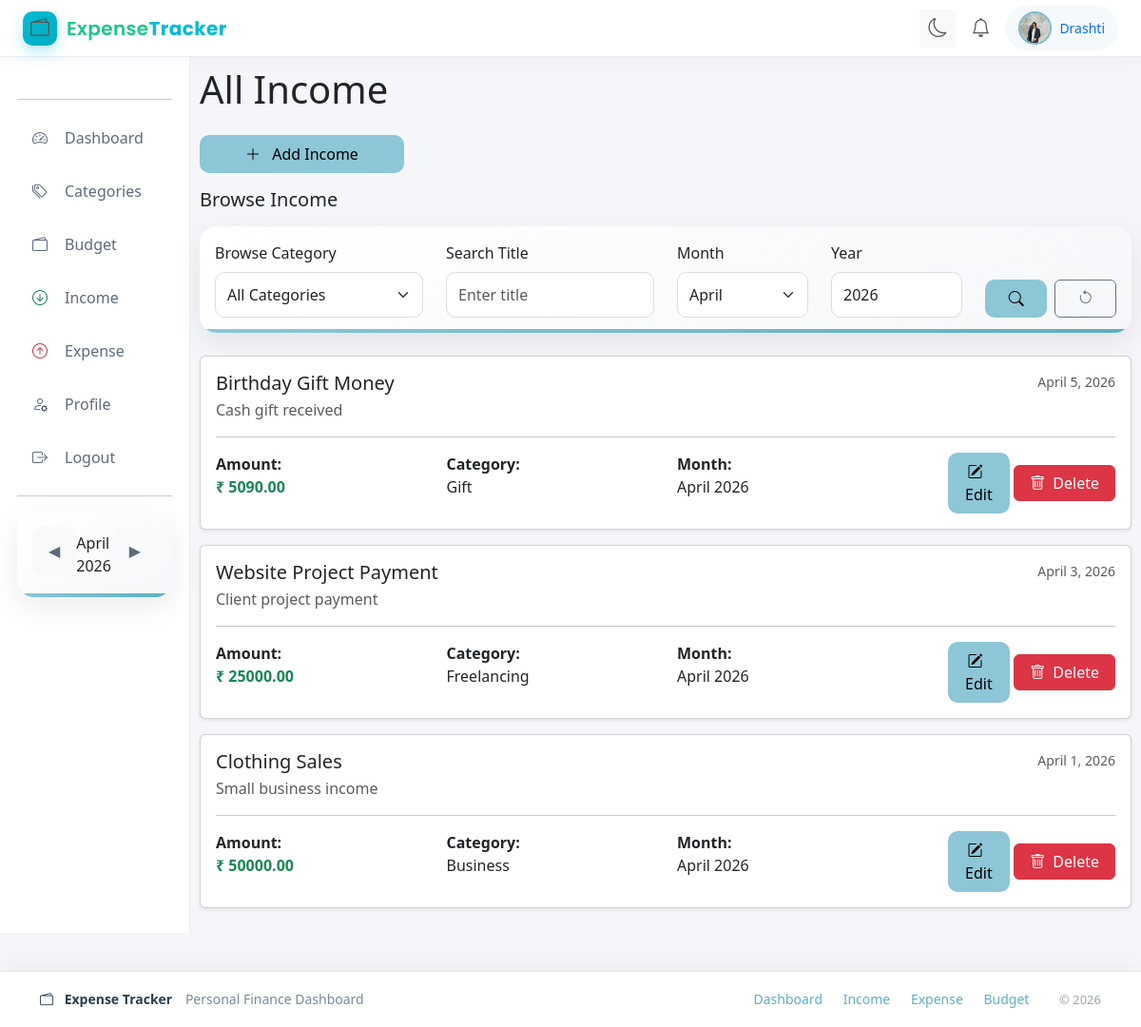
The app's page /income (signed in) with its own data.
### accounts/models.py (models this page shows, shortened)
class Profile(models.Model):
    user = models.OneToOneField(User, on_delete=models.CASCADE)
    profile_pic = models.ImageField(
        upload_to="profile_pics/",
        default="profile_pics/default.png"
    )
    dob = models.DateField(null=True, blank=True)
    phone = models.CharField(max_length=15, blank=True)
    bio = models.TextField(blank=True)

### tracker/models.py (models this page shows, shortened)
class Income(models.Model):
    user = models.ForeignKey(User, on_delete=models.CASCADE)
    category = models.ForeignKey(Categories, on_delete=models.CASCADE)
    title = models.CharField(max_length=200)
    amount = models.DecimalField(max_digits=10, decimal_places=2)
    date = models.DateField()
    description = models.TextField(blank=True,null=True)
    created_at = models.DateTimeField(auto_now_add=True)

class Categories(models.Model):
    user = models.ForeignKey(User, on_delete=models.CASCADE)
    name = models.CharField(max_length=100)
    TYPE_CHOICES = (
        ('income', 'Income'),
        ('expense', 'Expense'),
    )
    type=models.CharField(max_length=10, choices=TYPE_CHOICES)

### tracker/views.py (the view)
# urls.py: path('income', views.view_income, name='view_income'),
@login_required(login_url='login')
def view_income(request):
    month, year = get_month_year(request)
    incomes = Income.objects.filter(user=request.user)
    categories = Categories.objects.filter(user=request.user, type='income')
    months = [(i, calendar.month_name[i]) for i in range(1, 13)]
    category = request.GET.get('category') or ""
    title = request.GET.get('title') or ""
    month_param = request.GET.get('month')
    year_param = request.GET.get('year')
    if category:
        incomes = incomes.filter(category_id=int(category))
    if title:
        incomes = incomes.filter(title__icontains=title)
    if month_param is not None and month_param not in ["None"]:
        if month_param == "":
            month_num_filter = None  # ALL months
        else:
            month_num_filter = int(month_param)
            incomes = incomes.filter(date__month=month_num_filter)
    else:
        month_num_filter = month  # current month
        incomes = incomes.filter(date__month=month_num_filter)
    if year_param and year_param not in ["", "None"]:
        try:
            year_filter = int(year_param)
        except ValueError:
            year_filter = year
    else:
        year_filter = year
    incomes = incomes.filter(date__year=year_filter)
    incomes = incomes.order_by('-date')
    context = {
        "incomes": incomes,
        "categories": categories,
        "months": months,
        "selected_category": category,
        "selected_title": title,
        "selected_month": month_num_filter,
        "selected_year": year_filter,
        "month_name": calendar.month_name[month_num_filter] if month_num_filter else "All Months",
    }
    return render(request, "view_income.html", context)

### tracker/context_processors.py (called while the page is built)
def global_date(request):
    now = datetime.now()
    return {
        'selected_month': now.month,
        'selected_year': now.year,
        'month_name': now.strftime("%B")
    }

### tracker/views.py (called while the page is built)
def get_month_year(request):
    month = request.GET.get("month")
    year = request.GET.get("year")
    try:
        month = int(month) if month else datetime.now().month
    except ValueError:
        month = datetime.now().month
    try:
        year = int(year) if year else datetime.now().year
    except ValueError:
        year = datetime.now().year
    if month > 12:
        month = 1
        year += 1
    if month < 1:
        month = 12
        year -= 1
    return month, year

### tracker/templates/view_income.html (shortened to what this page needs)
{% extends "base.html" %}
{% block content %}
<h1 class="mb-4">All Income</h1>
<a href="{% url 'add_income' %}" class="btn btn-submit mb-3 w-auto px-5">
    <i class="bi bi-plus-lg me-2"></i>
    Add Income
</a>
<h5 class="mb-3">Browse Income</h5>
<form method="GET" class="card card-custom p-3 mb-4">
<div class="row align-items-end">
<div class="col-md-3">
<label class="form-label">Browse Category</label>
<select name="category" class="form-select">
<option value="">All Categories</option>
</select>
</div>
<div class="col-md-3">
<label class="form-label">Search Title</label>
<input type="text"
name="title"
value="{{ selected_title }}"
class="form-control"
placeholder="Enter title">
</div>
<div class="col-md-2">
<label class="form-label">Month</label>
<select name="month" class="form-select">
{% for m,label in months %}
<option value="{{ m }}"
{% if selected_month|stringformat:"s" == m|stringformat:"s" %}selected{% endif %}>
{{ label }}
</option>
{% endfor %}
</select>
</div>
<div class="col-md-2">
<label class="form-label">Year</label>
<input type="number"
name="year"
value="{{ selected_year }}"
class="form-control"
placeholder="2026">
</div>
<div class="col-md-2 d-flex gap-2">
<button class="btn btn-submit w-50">
<i class="bi bi-search"></i>
</button>
<a href="{% url 'view_income' %}" class="btn btn-outline-secondary w-50">
<i class="bi bi-arrow-counterclockwise"></i>
</a>
</div>
</div>
</form>
{% for income in incomes %}
<div class="card mb-3 shadow-sm">
    <div class="card-body">
        <div class="d-flex justify-content-between">
            <h5 class="card-title mb-1">{{ income.title }}</h5>
            <small class="text-muted">{{ income.date }}</small>
        </div>
        <p class="text-muted">
            {% if income.description %}
            {{ income.description }}
            {% else %}
            No description added.
            {% endif %}
        </p>
        <hr>
        <div class="row">
            <div class="col-md-3">
                <strong>Amount:</strong><br>
                <strong class="text-success">₹ {{ income.amount }}</strong>
            </div>
            <div class="col-md-3">
                <strong>Category:</strong><br>
                {{ income.category.name }}
            </div>
            <div class="col-md-3">
                <strong>Month:</strong><br>
                {{ income.date|date:"F Y" }}
            </div>
            <div class="col-md-3 text-end">
                <button class="btn btn-submit px-3" data-bs-toggle="modal"
                    data-bs-target="#editIncomeModal{{ income.id }}">
                    <i class="bi bi-pencil-square me-2"></i> Edit
                </button>
                 <button class="btn btn-danger px-3" data-bs-toggle="modal"
                    data-bs-target="#deleteIncomeModal{{ income.id }}">
                    <i class="bi bi-trash me-2"></i>Delete
                </button>
            </div>
        </div>
    </div>
</div>
{% empty %}
<p>No income records found.</p>
{% endfor %}
{% endblock %}

### tracker/templates/base.html (shortened to what this page needs)
{% load static %}
<!DOCTYPE html>
<html lang="en">
  <head>
    <link href="https://cdn.jsdelivr.net/npm/bootstrap@5.3.2/dist/css/bootstrap.min.css" rel="stylesheet" />
    <link href="https://cdn.jsdelivr.net/npm/bootstrap-icons@1.11.3/font/bootstrap-icons.css" rel="stylesheet" />
    <link rel="stylesheet" href="{% static 'tracker/css/style.css' %}" />
  </head>
  <body id="theme-body">
    <nav class="topbar">
      <div class="container-fluid d-flex justify-content-between align-items-center px-4">
        <a class="navbar-brand logo-text" href="{% url 'dashboard' %}">
          <span class="logo-icon">
            <i class="bi bi-wallet2"></i>
          </span>
          <span class="logo-name">
            Expense<span class="logo-highlight">Tracker</span>
          </span>
        </a>
        <div class="d-flex align-items-center gap-3">
          <button onclick="toggleTheme()" class="btn btn-sm btn-light"><i id="themeIcon" class="bi bi-moon"></i></button>
          <i class="bi bi-bell fs-5"></i>
          <div class="profile-pill">
            <a href="{% url 'profile' %}" class="profile-link d-flex align-items-center gap-2 text-decoration-none">
            {% if request.user.profile.profile_pic and request.user.profile.profile_pic.url != '/media/profile_pics/default.png' %}
              <img src="{{ request.user.profile.profile_pic.url }}" class="nav-avatar">
            {% else %}
              <div class="nav-avatar-placeholder">
                {{ request.user.first_name|first|upper }}{{ request.user.last_name|first|upper }}
              </div>
            {% endif %}
            <span>{{ request.user.username }}</span>
          </a>
        </div>
        </div>
      </div>
    </nav>
    <div class="container-fluid">
      <div class="row">
        <div class="col-md-2 sidebar">
          <hr />
            <a href="{% url 'dashboard' %}?month={{ selected_month }}&year={{ selected_year }}">
              <i class="bi bi-speedometer2 me-2"></i> Dashboard
            </a>
            <a href="{% url 'view_category' %}">
              <i class="bi bi-tags me-2"></i> Categories
            </a>
            <a href="{% url 'view_budget' %}?month={{ selected_month|default:'' }}&year={{ selected_year|default:'' }}">
              <i class="bi bi-wallet2 me-2"></i> Budget
            </a>
            <a href="{% url 'view_income' %}?month={{ selected_month|default:'' }}&year={{ selected_year|default:'' }}">
              <i class="bi bi-arrow-down-circle me-2 text-success"></i> Income
            </a>
            <a href="{% url 'view_expense' %}?month={{ selected_month|default:'' }}&year={{ selected_year|default:'' }}">
              <i class="bi bi-arrow-up-circle me-2 text-danger"></i> Expense
            </a>
            <a href="{% url 'profile' %}"><i class="bi bi-person-gear me-2"></i> Profile</a>
            <a href="{% url 'logout' %}"><i class="bi bi-box-arrow-right me-2"></i> Logout</a>
          <hr />
          <div class="card card-custom p-3 mb-4">
            <div class="d-flex justify-content-between align-items-center">
    <a class="btn btn-light"
       href="{{ request.path }}?month={% if selected_month == 1 %}12{% else %}{{ selected_month|add:'-1' }}{% endif %}&year={% if selected_month == 1 %}{{ selected_year|add:'-1' }}{% else %}{{ selected_year }}{% endif %}">
       ◀
    </a>
    <p class="mb-0">{{ month_name }} {{ selected_year }}</p>
    <a class="btn btn-light"
       href="{{ request.path }}?month={% if selected_month == 12 %}1{% else %}{{ selected_month|add:'1' }}{% endif %}&year={% if selected_month == 12 %}{{ selected_year|add:'1' }}{% else %}{{ selected_year }}{% endif %}">
       ▶
    </a>
            </div>
          </div>
        </div>
        <div class="col-md-10">
          {% block content %}
          {% endblock %}
        </div>
      </div>
    </div>
    <footer class="footer-glass">
      <div class="container-fluid">
        <div class="row align-items-center">
          <div class="col-md-6">
            <span class="footer-brand">
              <i class="bi bi-wallet2 me-2"></i>
              Expense Tracker
            </span>
            <span class="footer-text">Personal Finance Dashboard</span>
          </div>
          <div class="col-md-6 text-md-end footer-links">
            <a href="{% url 'dashboard' %}">Dashboard</a>
            <a href="{% url 'view_income' %}">Income</a>
            <a href="{% url 'view_expense' %}">Expense</a>
            <a href="{% url 'view_budget' %}">Budget</a>
            <span class="footer-copy">© 2026</span>
          </div>
        </div>
      </div>
    </footer>
  </body>
</html>

### tracker/static/tracker/css/style.css (style rules this page uses)
body { background:#f4f6f9; font-family:'Segoe UI',sans-serif; transition:background .3s ease,color .3s ease; }
.btn-submit { background:#8cc6d7; border:none; padding:8px 18px; border-radius:10px; color:#000; transition:.3s; width:30%; }
.form-control, .form-select { height:48px; border-radius:10px; border:1px solid #ddd; transition:.25s; }
.topbar { height:60px; background:#fff; display:flex; align-items:center; border-bottom:1px solid #e6ebf1; box-shadow:0 4px 15px rgba(0,0,0,.03); position:sticky; top:0; z-index:1000; transition:.3s; }
.profile-pill { background:#f4f9fb; padding:6px 14px; border-radius:50px; font-size:14px; font-weight:500; }
.sidebar { min-height:calc(100vh - 60px); background:#fff; padding:28px 18px; border-right:1px solid #eef2f6; transition:.3s; }
.sidebar a { display:flex; align-items:center; gap:10px; padding:12px 16px; text-decoration:none; color:#5f6b7a; border-radius:10px; margin-bottom:8px; font-weight:500; transition:.2s; }
.col-md-10 { padding:10px; }
.card-custom { border:none; border-radius:18px; padding:10px; background:linear-gradient(145deg,#fff,#f5f7fa); box-shadow:0 10px 30px rgba(0,0,0,.08); transition:.3s; position:relative; overflow:hidden; }
.card-custom::after { content:""; position:absolute; bottom:0; left:0; width:100%; height:4px; background:linear-gradient( 90deg, #8cc6d7, #5eaec4, #8cc6d7 ); background-size:200% 100%; animation:borderFlow 6s linear infinite; }
.footer-glass { margin-top:40px; padding:18px 30px; background:#fff; border-top:1px solid #e6ebf1; box-shadow:0 -6px 20px rgba(0,0,0,.04); font-size:14px; transition:.3s; }
.footer-brand { font-weight:600; color:#2c3e50; margin-right:10px; }
.footer-text { color:#7a8a99; }
.footer-links a { margin-right:18px; text-decoration:none; color:#5eaec4; font-weight:500; transition:.2s; }
.footer-copy { margin-left:10px; color:#9aa6b2; font-size:13px; }
.topbar i { font-size:20px; cursor:pointer; transition:0.3s; color:#555; }
.topbar .bi-bell { position:relative; }
.logo-text { font-weight: bold; font-size: 22px; color: #1cc88a !important; }
.logo-text { display:flex; align-items:center; font-family:'Poppins',sans-serif; text-decoration:none; font-size:20px; font-weight:600; color:#2c3e50; }
.logo-icon { width:36px; height:36px; display:flex; align-items:center; justify-content:center; background:linear-gradient(135deg,#00bcd4,#00acc1); color:white; border-radius:10px; margin-right:10px; font-size:18px; box-shadow:0 6px 15px rgba(0,188,212,0.3); }
.logo-name { letter-spacing:0.4px; }
.logo-highlight { color:#00bcd4; font-weight:700; }
.nav-avatar { width:35px; height:35px; border-radius:50%; object-fit:cover; border:2px solid #79b9cc; }

### records on screen
Income: title "Birthday Gift Money", date "April 5, 2026", description "Cash gift received", amount "5090.00", category.name "Gift", date "April 2026"
Income: title "Website Project Payment", date "April 3, 2026", description "Client project payment", amount "25000.00", category.name "Freelancing", date "April 2026"
Income: title "Clothing Sales", date "April 1, 2026", description "Small business income", amount "50000.00", category.name "Business", date "April 2026"

### other values on screen
{{ request.user.username }} "Drashti"
{{ month_name }} "April"
{{ selected_year }} "2026"
form field month "April"
